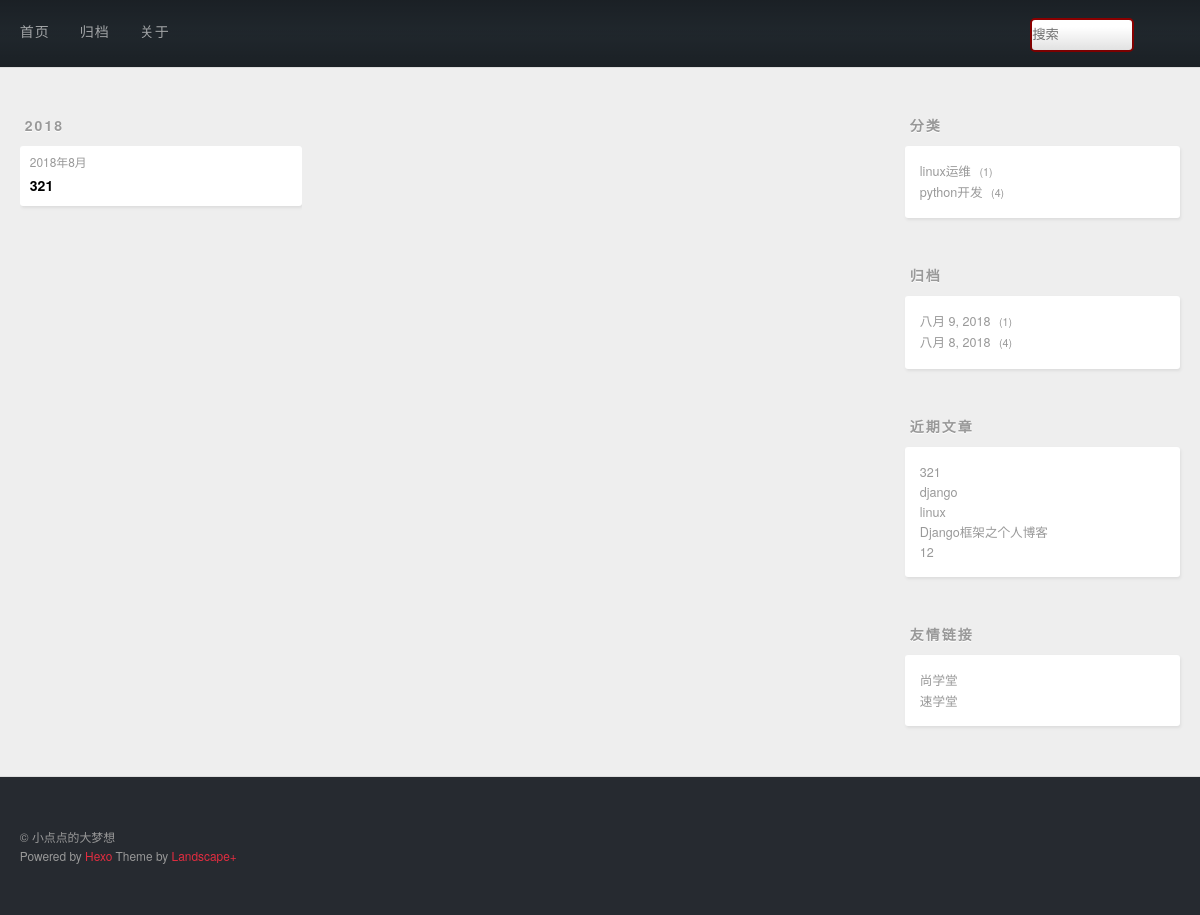
/archive/2018/8/9, run on the app's committed database.
### post/models.py (models this page shows, shortened)
class Post(models.Model):
    title = models.CharField(max_length=20)
    desc = RichTextUploadingField()
    content = models.TextField()
    created = models.DateField(auto_now_add=True)
    modified = models.DateTimeField(auto_now=True)
    category = models.ForeignKey(Category)
    tags = models.ManyToManyField(Tag)

class Category(models.Model):
    name = models.CharField(max_length=20,unique=True)

### post/views.py (the view)
# urls.py: url(r'^archive/(\d+)/(\d+)/(\d+)$',views.date_details_view),
def date_details_view(request,year,month,day):
    posts = Post.objects.filter(created__year=year,created__month=month,created__day=day).all()
    return render(request,'archive.html',{'posts':posts})

### post/contextprocessors.py (called while the page is built)
def slider_context_processors(request):
    context = {}
    context['category']=Post.objects.values('category','category__name').annotate(count = Count('*'))
    context['archive']=Post.objects.values('created').annotate(count = Count('*')).order_by('-created')
    context['recent']=Post.objects.order_by('-created').all()[:5]
    return context

### post/templates/archive.html (shortened to what this page needs)
{% extends 'base.html' %}
{% block main %}
    <div class="archives-wrap">
    {% regroup posts by created.year as year_group %}
    {% for year in year_group %}
        <div class="archive-year-wrap">
          <span class="archive-year">{{ year.grouper }}</span>
        </div>
        <div class="archives">
        {% for post in year.list %}
             <article class="archive-article archive-type-post">
  <div class="archive-article-inner">
    <header class="archive-article-header">
      <a href="#" class="archive-article-date">
  <time>{{post.created.year }}年{{ post.created.month }}月</time>
</a>
    <h1 itemprop="name">
      <a class="archive-article-title" target="_blank" href="/post/details/{{ post.id }}">{{ post.title }}</a>
    </h1>
    </header>
  </div>
</article>
        {% endfor %}
        </div>
    {% endfor %}
    </div>
{% endblock main %}

### templates/slider.html
<aside id="sidebar">
  <div class="widget-wrap">
    <h3 class="widget-title">分类</h3>
    <div class="widget">
      <ul class="category-list">
          {% for cate in category %}
              <a class="category-list-link" href="/category/{{ cate.category }}">{{ cate.category__name }}</a>
              <span class="category-list-count">{{ cate.count }}</span>
      </ul>
        {% endfor %}
      </div>
  </div>
  <div class="widget-wrap">
    <h3 class="widget-title">归档</h3>
    <div class="widget">
      <ul class="archive-list">
          {% for arch in archive %}
              <a class="archive-list-link" href="/archive/{{ arch.created.year }}/{{ arch.created.month }}/{{ arch.created.day }}">{{ arch.created|date }}</a>
              <span class="archive-list-count">{{ arch.count }}</span>
      </ul>
        {% endfor %}
    </div>
  </div>
  <div class="widget-wrap">
    <h3 class="widget-title">近期文章</h3>
    <div class="widget">
        {% for rec in recent %}
      <ul>
          <li>
            <a href="/post/details/{{ rec.id }}">{{ rec.title }}</a>
          </li>
      </ul>
        {% endfor %}
    </div>
  </div>
  <div class="widget-wrap">
    <h3 class="widget-title">友情链接</h3>
    <div class="widget">
      <ul>
          <li>
            <a href="http://www.bjsxt.com/" target="_blank">尚学堂</a>
          </li>
          <li>
            <a href="http://www.sxt.cn/" target="_blank">速学堂</a>
          </li>
      </ul>
    </div>
  </div>
</aside>

### static/css/style.css (style rules this page uses)
body { zoom: 1; width: 100%; }
body:before, body:after { content: ""; display: table; }
body:after { clear: both; }
html, body, div, span, applet, object, iframe, h1, h2, h3, h4, h5, h6, p, blockquote, pre, a, abbr, acronym, address, big, cite, code, del, dfn, em, img, ins, kbd, q, s, samp, small, strike, strong, sub, sup, tt, var, dl, dt, dd, ol, ul, li, fieldset, form, label, legend, table, caption, tbody, tfoot, thead, tr, th, td { margin: 0; padding: 0; border: 0; outline: 0; font-weight: inherit; font-style: inherit; font-family: inherit; font-size: 100%; vertical-align: baseline; }
body { line-height: 1; color: #000; background: #fff; }
ol, ul { list-style: none; }
html, body, #container { height: 100%; }
body { background: #eee; font: 14px/1.6em "微软雅黑", "Microsoft Yahei", "Droid Sans", Helvetica Neue, Helvetica, Arial, sans-serif; -webkit-text-size-adjust: 100%; }
.article-date, .article-category-link, .archive-year, .widget-title { text-decoration: none; text-transform: uppercase; letter-spacing: 2px; color: #999; margin-bottom: 1em; margin-left: 5px; line-height: 1em; text-shadow: 0 1px #fff; font-weight: bold; }
.article-inner, .archive-article-inner { background: #fff; -webkit-box-shadow: 1px 2px 3px #ddd; box-shadow: 1px 2px 3px #ddd; -webkit-border-radius: 3px; border-radius: 3px; }
.article-entry ul, .widget ul, .article-entry ol, .widget ol, .article-entry dl, .widget dl { margin: 0 20px; line-height: 1.6em; }
.article-entry ul, .widget ul { list-style: disc; }
.archives-wrap { margin: 50px 0; }
.archives { zoom: 1; }
.archives:before, .archives:after { content: ""; display: table; }
.archives:after { clear: both; }
.archive-year-wrap { margin-bottom: 1em; line-height: 1em; }
.archives { -webkit-column-gap: 10px; -moz-column-gap: 10px; column-gap: 10px; }
@media screen and (min-width: 768px) { .archives { -webkit-column-count: 3; -moz-column-count: 3; column-count: 3; } }
.archive-article { -webkit-column-break-inside: avoid; page-break-inside: avoid; overflow: hidden; break-inside: avoid-column; }
.archive-article-inner { padding: 10px; margin-bottom: 15px; }
.archive-article-title { text-decoration: none; font-weight: bold; color: #000; -webkit-transition: color 0.2s; -moz-transition: color 0.2s; -o-transition: color 0.2s; -ms-transition: color 0.2s; transition: color 0.2s; line-height: 1.6em; }
.archive-article-date { color: #999; text-decoration: none; font-size: 0.85em; line-height: 1em; margin-bottom: 0.5em; display: block; }
@media screen and (min-width: 768px) { #sidebar { display: inline; float: left; width: 23.3333333333333%; margin: 0 0.8333333333333%; } }
.widget-wrap { margin: 50px 0; }
.widget { color: #777; text-shadow: 0 1px #fff; background: #fff; -webkit-box-shadow: 1px 2px 3px #ddd; box-shadow: 1px 2px 3px #ddd; padding: 15px; -webkit-border-radius: 3px; border-radius: 3px; }
.widget a { color: #999; text-decoration: none; }
.widget { line-height: 1.6em; word-wrap: break-word; font-size: 0.9em; }
.widget ul, .widget ol { list-style: none; margin: 0; }
.category-list-count, .tag-list-count, .archive-list-count { padding-left: 5px; color: #999; font-size: 0.85em; }
.category-list-count:before, .tag-list-count:before, .archive-list-count:before { content: "("; }
.category-list-count:after, .tag-list-count:after, .archive-list-count:after { content: ")"; }

### data on the page
Post: created.year "2018", created.month "8", title "321"
Category: category__name "linux运维", count "1"
Category: category__name "python开发", count "4"
Post: title "django"
Post: title "linux"
Post: title "Django框架之个人博客"
Post: title "12"

### other printed values
{{ year.grouper }} "2018"
{{ arch.created|date }} "八月 9, 2018" "八月 8, 2018"
{{ arch.count }} "1" "4"
